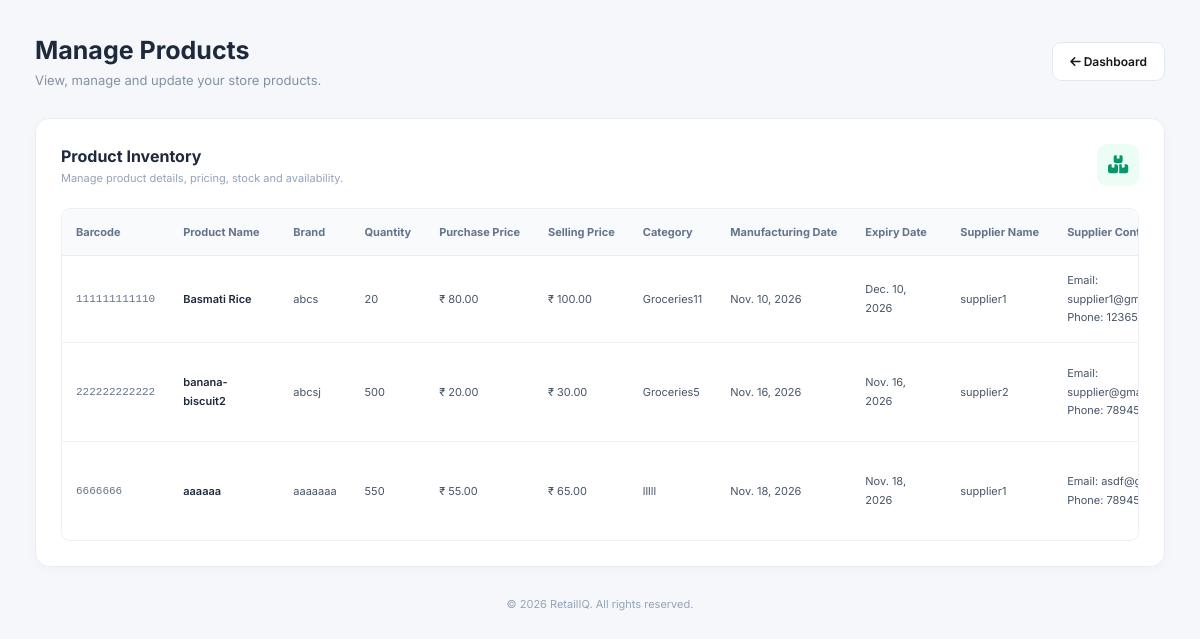
Page /ManageProducts (signed in) on the earlier database version.
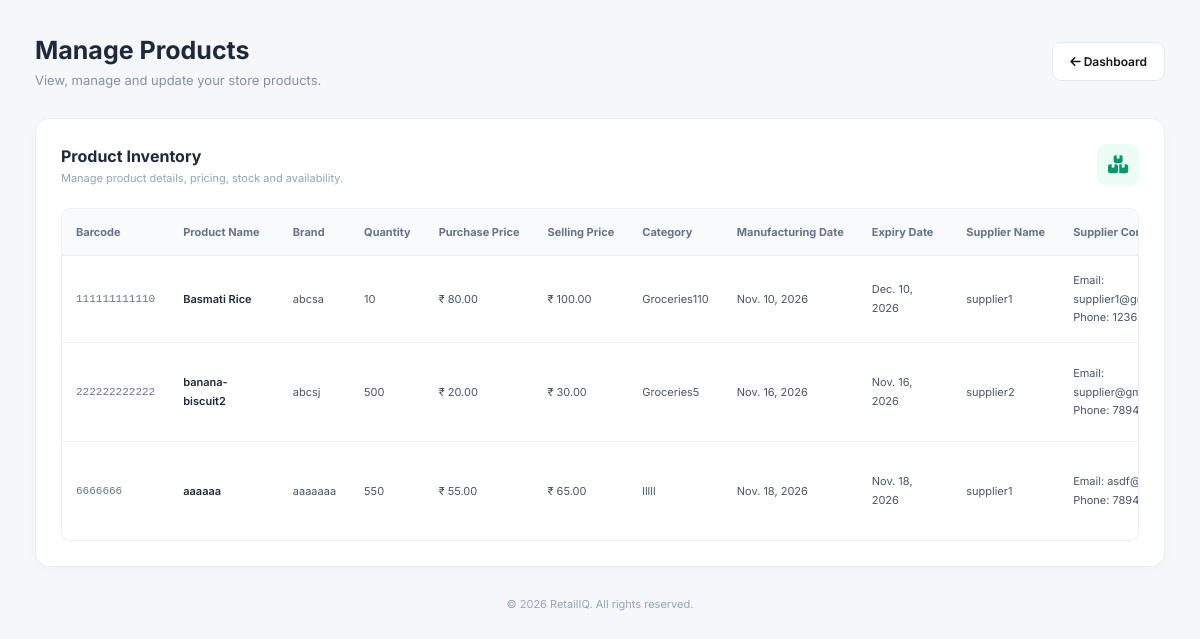
Same page on the later database version.
### RetailIQApp/models.py (models this page shows)
class ProductTable(models.Model):
    SHOPID = models.ForeignKey(ShopTable, on_delete=models.PROTECT, null=True, blank=True) #necessary? because there is fk to category table
    CATEGORY = models.ForeignKey(CategoryTable,on_delete=models.PROTECT,null=True,blank=True)
    product_name = models.CharField(max_length=50, null=True, blank=True)
    STOCK = models.ForeignKey(StockTable, on_delete=models.PROTECT, null=True, blank=True) #not appearing in viewproducts.html
    brand = models.CharField(max_length=20, null=True, blank=True)
    expiry_date = models.DateField(null=True, blank=True)
    manufacturing_date = models.DateField(null=True, blank=True)
    barcode = models.IntegerField(null=True, blank=True)
    purchase_price = models.DecimalField(max_digits=10, decimal_places=2, null=True, blank=True)
    selling_price = models.DecimalField(max_digits=10, decimal_places=2, null=True, blank=True)
    unit = models.CharField(max_length=20, null=True, blank=True)
    description = models.TextField(max_length=200, null=True, blank=True)
    supplier_name = models.CharField(max_length=20, null=True, blank=True)
    supplier_email = models.EmailField(max_length=50, null=True, blank=True)
    supplier_phone = models.CharField(max_length=20, null=True, blank=True)
    status = models.CharField(max_length=20, null=True, blank=True)

class StockTable(models.Model):
    quantity = models.IntegerField(null=True, blank=True)
    last_updated = models.DateTimeField(auto_now=True)
    status = models.CharField(max_length=20, null=True, blank=True)

class CategoryTable(models.Model):
    SHOPID = models.ForeignKey(ShopTable, on_delete=models.PROTECT, null=True, blank=True)
    category_name = models.CharField(max_length=20, null=True, blank=True)
    category_description = models.CharField(max_length=100, null=True, blank=True)
    created_at = models.DateTimeField(auto_now_add=True)
    updated_at = models.DateTimeField(auto_now=True)
    is_active = models.BooleanField(default=True)

### RetailIQApp/views.py (the view)
# urls.py: path('ManageProducts',ManageProducts.as_view(),name='ManageProducts'),
class ManageProducts(View):
    def get(self,request):
        obj = ProductTable.objects.select_related('CATEGORY','STOCK').filter(SHOPID__LOGINID_id=request.session['loginid'])
        return render(request,'shop/ManageProducts.html', {'product_data':obj})

### templates/Shop/manageProducts.html (shortened to what this page needs)
<!DOCTYPE html>
<html lang="en">
<head>
    <link rel="stylesheet" href="https://cdnjs.cloudflare.com/ajax/libs/font-awesome/6.5.0/css/all.min.css">
</head>
<body>
    <main class="main">
        <header class="topbar">
            <div class="page-heading">
                <h1>Manage Products</h1>
                <p>View, manage and update your store products.</p>
            </div>
            <a href="/shop_home" class="back-btn">
                <i class="fa-solid fa-arrow-left"></i> Dashboard
            </a>
        </header>
        <div class="table-container">
            <div class="table-header">
                <div>
                    <h2>Product Inventory</h2>
                    <p>Manage product details, pricing, stock and availability.</p>
                </div>
                <div class="table-icon">
                    <i class="fa-solid fa-boxes-stacked"></i>
                </div>
            </div>
            <div class="table-wrapper">
                <table>
                    <thead>
                        <tr>
                            <th>Barcode</th>
                            <th>Product Name</th>
                            <th>Brand</th>
                            <th>Quantity</th>
                            <th>Purchase Price</th>
                            <th>Selling Price</th>
                            <th>Category</th>
                            <th>Manufacturing Date</th>
                            <th>Expiry Date</th>
                            <th>Supplier Name</th>
                            <th>Supplier Contact</th>
                        </tr>
                    </thead>
                    <tbody>
                        {% for i in product_data %}
                        <tr>
                            <td class="barcode">{{ i.barcode }}</td>
                            <td>
                                <span class="product-name">{{ i.product_name }}</span>
                            </td>
                            <td>{{ i.brand }}</td>
                            <td>{{ i.STOCK.quantity }}</td>
                            <td>₹ {{ i.purchase_price }}</td>
                            <td>₹ {{ i.selling_price }}</td>
                            <td>{{ i.CATEGORY.category_name }}</td>
                            <td>{{ i.manufacturing_date }}</td>
                            <td>{{ i.expiry_date }}</td>
                            <td>{{ i.supplier_name }}</td>
                            <td>
                                Email: {{ i.supplier_email }}<br>
                                Phone: {{ i.supplier_phone }}
                            </td>
                        </tr>
                        {% endfor %}
                    </tbody>
                </table>
            </div>
        </div>
        <div class="footer">
            © 2026 RetailIQ. All rights reserved.
        </div>
    </main>
</body>
</html>

Differences in the rows shown:
changed ProductTable "Basmati Rice": brand "abcs" → "abcsa"; STOCK.quantity "20" → "10"; CATEGORY.category_name "Groceries11" → "Groceries110"
